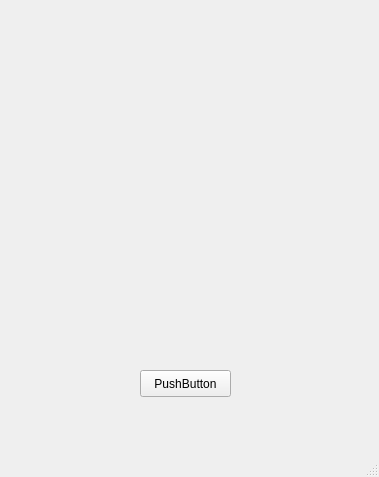
<?xml version="1.0" encoding="UTF-8"?>
<ui version="4.0">
 <class>GUIMiniPBX</class>
 <widget class="QMainWindow" name="GUIMiniPBX">
  <property name="geometry">
   <rect>
    <x>0</x>
    <y>0</y>
    <width>379</width>
    <height>477</height>
   </rect>
  </property>
  <property name="windowTitle">
   <string>GUIMiniPBX</string>
  </property>
  <widget class="QWidget" name="centralwidget">
   <widget class="QPushButton" name="pushButton">
    <property name="geometry">
     <rect>
      <x>140</x>
      <y>370</y>
      <width>91</width>
      <height>27</height>
     </rect>
    </property>
    <property name="text">
     <string>PushButton</string>
    </property>
   </widget>
  </widget>
  <widget class="QMenuBar" name="menubar">
   <property name="geometry">
    <rect>
     <x>0</x>
     <y>0</y>
     <width>379</width>
     <height>21</height>
    </rect>
   </property>
  </widget>
  <widget class="QStatusBar" name="statusbar"/>
 </widget>
 <resources/>
 <connections/>
</ui>
